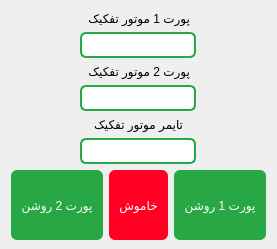
            <widget class="QWidget" name="pageSettingSeparationMotor">
             <layout class="QVBoxLayout" name="verticalLayout_52">
              <property name="bottomMargin">
               <number>9</number>
              </property>
              <item alignment="Qt::AlignHCenter|Qt::AlignTop">
               <widget class="QLabel" name="lbl_separation_motor_forward_port">
                <property name="styleSheet">
                 <string notr="true">font: 22pt &quot;IRANSans&quot;;
font: 22pt &quot;IRANSansFaNum&quot;;
color: #000000;</string>
                </property>
                <property name="text">
                 <string>پورت 1 موتور تفکیک</string>
                </property>
               </widget>
              </item>
              <item alignment="Qt::AlignHCenter|Qt::AlignTop">
               <widget class="QLineEdit" name="tb_separation_motor_forward_port">
                <property name="styleSheet">
                 <string notr="true">background-color: #ffffff; 
padding: 3px; 
border: 2px solid #28a745;
border-radius: 6px;
font: 26pt &quot;IRANSansFaNum&quot;;
color:#000000;
</string>
                </property>
               </widget>
              </item>
              <item alignment="Qt::AlignHCenter|Qt::AlignTop">
               <widget class="QLabel" name="lbl_separation_motor_backward_port">
                <property name="styleSheet">
                 <string notr="true">font: 22pt &quot;IRANSans&quot;;
font: 22pt &quot;IRANSansFaNum&quot;;
color: #000000;</string>
                </property>
                <property name="text">
                 <string>پورت 2 موتور تفکیک</string>
                </property>
               </widget>
              </item>
              <item alignment="Qt::AlignHCenter|Qt::AlignTop">
               <widget class="QLineEdit" name="tb_separation_motor_backward_port">
                <property name="styleSheet">
                 <string notr="true">background-color: #ffffff; 
padding: 3px; 
border: 2px solid #28a745;
border-radius: 6px;
font: 26pt &quot;IRANSansFaNum&quot;;
color:#000000;
</string>
                </property>
               </widget>
              </item>
              <item alignment="Qt::AlignHCenter|Qt::AlignTop">
               <widget class="QLabel" name="lbl_separation_motor_timer">
                <property name="styleSheet">
                 <string notr="true">font: 22pt &quot;IRANSans&quot;;
font: 22pt &quot;IRANSansFaNum&quot;;
color: #000000;</string>
                </property>
                <property name="text">
                 <string>تایمر موتور تفکیک</string>
                </property>
               </widget>
              </item>
              <item alignment="Qt::AlignHCenter|Qt::AlignTop">
               <widget class="QLineEdit" name="tb_separation_motor_timer">
                <property name="styleSheet">
                 <string notr="true">background-color: #ffffff; 
padding: 3px; 
border: 2px solid #28a745;
border-radius: 6px;
font: 26pt &quot;IRANSansFaNum&quot;;
color:#000000;
</string>
                </property>
                <property name="inputMethodHints">
                 <set>Qt::ImhDigitsOnly</set>
                </property>
               </widget>
              </item>
              <item>
               <layout class="QHBoxLayout" name="horizontalLayout_31">
                <item>
                 <widget class="QPushButton" name="btn_separation_motor_backward_on">
                  <property name="minimumSize">
                   <size>
                    <width>0</width>
                    <height>70</height>
                   </size>
                  </property>
                  <property name="styleSheet">
                   <string notr="true">QPushButton{
background-color: #28a745;
color: rgb(255, 255, 255);
font: 22pt &quot;IRANSansFaNum&quot;;
padding-left: 10px; 
padding-right: 10px; 
border: none; 
border-radius: 6px;
outline-style: none;
}
QPushButton:pressed {
background-color: #145222;
border-style: inset;
}</string>
                  </property>
                  <property name="text">
                   <string>پورت 2 روشن</string>
                  </property>
                 </widget>
                </item>
                <item>
                 <widget class="QPushButton" name="btn_separation_motor_off">
                  <property name="minimumSize">
                   <size>
                    <width>0</width>
                    <height>70</height>
                   </size>
                  </property>
                  <property name="styleSheet">
                   <string notr="true">QPushButton{
background-color:  #FF0022;
color: rgb(255, 255, 255);
font: 22pt &quot;IRANSansFaNum&quot;;
padding-left: 10px; 
padding-right: 10px; 
border: none; 
border-radius: 6px;
outline-style: none;
}
QPushButton:pressed {
background-color: #800011;
border-style: inset;
}</string>
                  </property>
                  <property name="text">
                   <string>خاموش</string>
                  </property>
                 </widget>
                </item>
                <item>
                 <widget class="QPushButton" name="btn_separation_motor_forward_on">
                  <property name="minimumSize">
                   <size>
                    <width>0</width>
                    <height>70</height>
                   </size>
                  </property>
                  <property name="styleSheet">
                   <string notr="true">QPushButton{
background-color: #28a745;
color: rgb(255, 255, 255);
font: 22pt &quot;IRANSansFaNum&quot;;
padding-left: 10px; 
padding-right: 10px; 
border: none; 
border-radius: 6px;
outline-style: none;
}
QPushButton:pressed {
background-color: #145222;
border-style: inset;
}</string>
                  </property>
                  <property name="text">
                   <string>پورت 1 روشن</string>
                  </property>
                 </widget>
                </item>
               </layout>
              </item>
             </layout>
            </widget>
